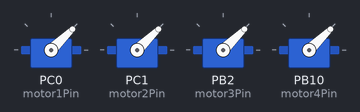
Recording of a sketch running on a simulated STM32 Blue Pill. On the bench: 4 × servo.

Above: at 0.0 s.
At 3.0 s:
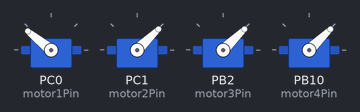
At 4.5 s:
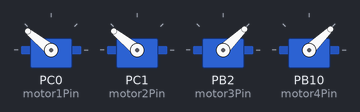
At 6.0 s:
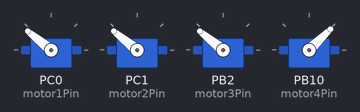
At 7.5 s:
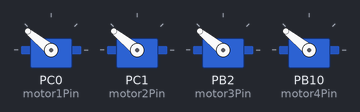
Timing chart, 0 to 9.0 s (numbered marks = the images above):
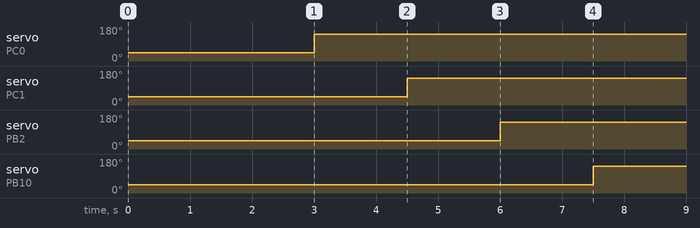

The sketch:

Motor_Control.ino
```cpp
#include <Wire.h>
#include <ESP32Servo.h>

Servo motor1, motor2, motor3, motor4;
const int motor1Pin = 32;
const int motor2Pin = 33;
const int motor3Pin = 18;
const int motor4Pin = 26;

void setup() {
  Serial.begin(115200);
  motor1.attach(motor1Pin);
  motor2.attach(motor2Pin);
  motor3.attach(motor3Pin);
  motor4.attach(motor4Pin);

  motor1.writeMicroseconds(1000);
  motor2.writeMicroseconds(1000);
  motor3.writeMicroseconds(1000);
  motor4.writeMicroseconds(1000);
}

void loop() {
    delay(3000);
    int motor1Speed = 2000;
    int motor2Speed = 2000;
    int motor3Speed = 2000;
    int motor4Speed = 2000;

    motor1.writeMicroseconds(motor1Speed);
    delay(1500);
    motor2.writeMicroseconds(motor2Speed);
    delay(1500);
    motor3.writeMicroseconds(motor3Speed);
    delay(1500);
    motor4.writeMicroseconds(motor4Speed);
    delay(1500);
}
```

Measured:
- by itself, servo on PC0 (motor1Pin): 44° → 141° at 3.0 s
- by itself, servo on PC1 (motor2Pin): 44° → 141° at 4.5 s
- by itself, servo on PB2 (motor3Pin): 44° → 141° at 6.0 s
- by itself, servo on PB10 (motor4Pin): 44° → 141° at 7.5 s
